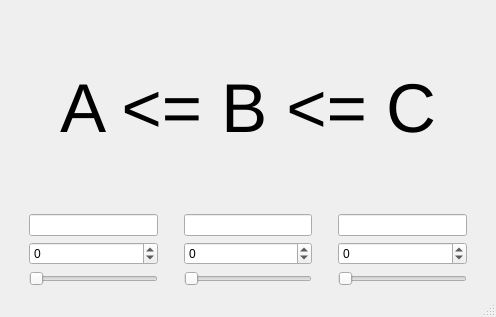
<?xml version="1.0" encoding="UTF-8"?>
<ui version="4.0">
 <class>MainWindow</class>
 <widget class="QMainWindow" name="MainWindow">
  <property name="geometry">
   <rect>
    <x>0</x>
    <y>0</y>
    <width>496</width>
    <height>317</height>
   </rect>
  </property>
  <property name="windowTitle">
   <string>MainWindow</string>
  </property>
  <widget class="QWidget" name="centralwidget">
   <layout class="QGridLayout" name="gridLayout">
    <item row="1" column="0">
     <layout class="QHBoxLayout" name="horizontalLayout">
      <item>
       <spacer name="horizontalSpacer">
        <property name="orientation">
         <enum>Qt::Orientation::Horizontal</enum>
        </property>
        <property name="sizeType">
         <enum>QSizePolicy::Policy::Maximum</enum>
        </property>
        <property name="sizeHint" stdset="0">
         <size>
          <width>20</width>
          <height>20</height>
         </size>
        </property>
       </spacer>
      </item>
      <item>
       <layout class="QVBoxLayout" name="verticalLayout_3">
        <item>
         <widget class="QLineEdit" name="lineEditA">
          <property name="frame">
           <bool>true</bool>
          </property>
          <property name="echoMode">
           <enum>QLineEdit::EchoMode::Normal</enum>
          </property>
         </widget>
        </item>
        <item>
         <widget class="QSpinBox" name="spinBoxA">
          <property name="minimum">
           <number>-999999999</number>
          </property>
          <property name="maximum">
           <number>999999999</number>
          </property>
         </widget>
        </item>
        <item>
         <widget class="QSlider" name="horizontalSliderA">
          <property name="maximum">
           <number>100</number>
          </property>
          <property name="orientation">
           <enum>Qt::Orientation::Horizontal</enum>
          </property>
         </widget>
        </item>
       </layout>
      </item>
      <item>
       <spacer name="horizontalSpacer_3">
        <property name="orientation">
         <enum>Qt::Orientation::Horizontal</enum>
        </property>
        <property name="sizeType">
         <enum>QSizePolicy::Policy::Maximum</enum>
        </property>
        <property name="sizeHint" stdset="0">
         <size>
          <width>20</width>
          <height>20</height>
         </size>
        </property>
       </spacer>
      </item>
      <item>
       <layout class="QVBoxLayout" name="verticalLayout_2">
        <item>
         <widget class="QLineEdit" name="lineEditB"/>
        </item>
        <item>
         <widget class="QSpinBox" name="spinBoxB">
          <property name="minimum">
           <number>-999999999</number>
          </property>
          <property name="maximum">
           <number>999999999</number>
          </property>
         </widget>
        </item>
        <item>
         <widget class="QSlider" name="horizontalSliderB">
          <property name="maximum">
           <number>100</number>
          </property>
          <property name="orientation">
           <enum>Qt::Orientation::Horizontal</enum>
          </property>
         </widget>
        </item>
       </layout>
      </item>
      <item>
       <spacer name="horizontalSpacer_4">
        <property name="orientation">
         <enum>Qt::Orientation::Horizontal</enum>
        </property>
        <property name="sizeType">
         <enum>QSizePolicy::Policy::Maximum</enum>
        </property>
        <property name="sizeHint" stdset="0">
         <size>
          <width>20</width>
          <height>20</height>
         </size>
        </property>
       </spacer>
      </item>
      <item>
       <layout class="QVBoxLayout" name="verticalLayout">
        <item>
         <widget class="QLineEdit" name="lineEditC"/>
        </item>
        <item>
         <widget class="QSpinBox" name="spinBoxC">
          <property name="minimum">
           <number>-999999999</number>
          </property>
          <property name="maximum">
           <number>999999999</number>
          </property>
         </widget>
        </item>
        <item>
         <widget class="QSlider" name="horizontalSliderC">
          <property name="maximum">
           <number>100</number>
          </property>
          <property name="orientation">
           <enum>Qt::Orientation::Horizontal</enum>
          </property>
         </widget>
        </item>
       </layout>
      </item>
      <item>
       <spacer name="horizontalSpacer_2">
        <property name="orientation">
         <enum>Qt::Orientation::Horizontal</enum>
        </property>
        <property name="sizeType">
         <enum>QSizePolicy::Policy::Maximum</enum>
        </property>
        <property name="sizeHint" stdset="0">
         <size>
          <width>20</width>
          <height>20</height>
         </size>
        </property>
       </spacer>
      </item>
     </layout>
    </item>
    <item row="0" column="0">
     <widget class="QLabel" name="label">
      <property name="font">
       <font>
        <pointsize>52</pointsize>
        <bold>false</bold>
       </font>
      </property>
      <property name="text">
       <string>A &lt;= B &lt;= C</string>
      </property>
      <property name="alignment">
       <set>Qt::AlignmentFlag::AlignCenter</set>
      </property>
     </widget>
    </item>
   </layout>
  </widget>
  <widget class="QMenuBar" name="menubar">
   <property name="geometry">
    <rect>
     <x>0</x>
     <y>0</y>
     <width>496</width>
     <height>23</height>
    </rect>
   </property>
  </widget>
  <widget class="QStatusBar" name="statusbar"/>
 </widget>
 <resources/>
 <connections/>
</ui>
